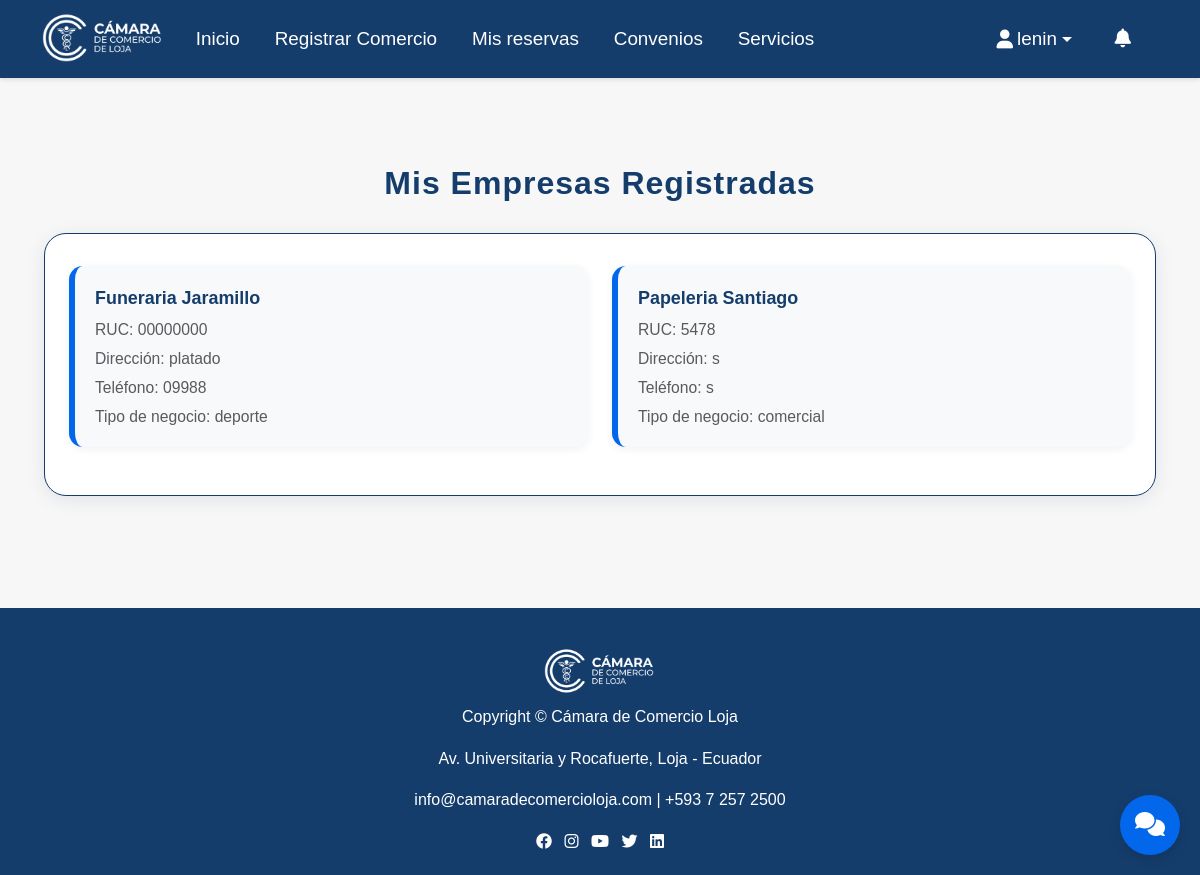
The app's page /mis-empresas/ (signed in) with its own data.
### camara/models.py (models this page shows, shortened)
class Usuario(AbstractUser):
    TIPO_USUARIO_CHOICES = [
        ('socio', 'Socio'),
        ('visitante', 'Visitante'),
        ('empresa', 'Empresa'),
    ]
    nombre = models.CharField(max_length=255)
    tipo_usuario = models.CharField(max_length=10, choices=TIPO_USUARIO_CHOICES)
    cedula = models.CharField(max_length=20, unique=True, null=True, blank=True)
    email = models.EmailField(unique=True)
    telefono = models.CharField(max_length=20, null=True, blank=True)
    red_social_preferida = models.CharField(max_length=100, null=True, blank=True)
    aprobado = models.BooleanField(default=False)
    debe_cambiar_contrasena = models.BooleanField(default=False)
    fecha_contrasena_temporal = models.DateTimeField(null=True, blank=True)
    groups = models.ManyToManyField(
        Group,
        related_name='usuario_set',
        blank=True,
        help_text='The groups this user belongs to.',
        verbose_name='groups'
    )
    user_permissions = models.ManyToManyField(
        Permission,
        related_name='usuario_set',
        blank=True,
        help_text='Specific permissions for this user.',
        verbose_name='user permissions'
    )

class Empresa(models.Model):
    nombre = models.CharField(max_length=255)
    direccion = models.TextField(null=True, blank=True)
    telefono = models.CharField(max_length=20, null=True, blank=True)
    tipo_negocio = models.CharField(max_length=100, null=True, blank=True)
    ruc = models.CharField(max_length=20, unique=True)
    representante = models.ForeignKey(Usuario, on_delete=models.SET_NULL, null=True)

### camara/views.py (the view)
# urls.py: path('mis-empresas/', views.mis_empresas, name='mis_empresas'),
def mis_empresas(request):
    empresas = Empresa.objects.filter(representante=request.user)
    return render(request, 'vista_socio_registrado/mis_empresas.html', {
        'empresas': empresas
    })

### camara/template/vista_socio_registrado/mis_empresas.html (shortened to what this page needs)
{% extends "master.html" %}
{% load static %}
{% block content %}
<div class="container mt-5">
    <div class="empresas-section-title mb-4">Mis Empresas Registradas</div>
    <div class="empresas-card-group">
        <div class="row">
            {% for empresa in empresas %}
            <div class="col-md-6 mb-4">
                <div class="empresa-item">
                    <strong>{{ empresa.nombre }}</strong>
                    <span class="text-muted">RUC: {{ empresa.ruc }}</span>
                    {% if empresa.direccion %}
                    <span class="text-muted">Dirección: {{ empresa.direccion }}</span>
                    {% endif %}
                    {% if empresa.telefono %}
                    <span class="text-muted">Teléfono: {{ empresa.telefono }}</span>
                    {% endif %}
                    {% if empresa.tipo_negocio %}
                    <span class="text-muted">Tipo de negocio: {{ empresa.tipo_negocio }}</span>
                    {% endif %}
                </div>
            </div>
            {% empty %}
            <div class="col-12">
                <div class="empresa-item text-muted">No tienes empresas registradas.</div>
            </div>
            {% endfor %}
        </div>
    </div>
</div>
{% endblock %}

### camara/template/master.html (shortened to what this page needs)
{% load static %}
<!DOCTYPE html>
<html lang="es">
<head>
    <link href="https://cdn.jsdelivr.net/npm/bootstrap@5.3.0/dist/css/bootstrap.min.css" rel="stylesheet">
    <link href="https://cdnjs.cloudflare.com/ajax/libs/font-awesome/6.0.0/css/all.min.css" rel="stylesheet">
    <link rel="stylesheet" href="{% static 'css/style.css' %}">
    <link rel="stylesheet" href="{% static 'css/Formularios.css' %}">
    <link rel="stylesheet" href="{% static 'css/admin.css' %}">
    <link rel="stylesheet" href="{% static 'css/afiliacion_detalle.css' %}">
    <link rel="stylesheet" href="{% static 'css/registro.css' %}">
    <link rel="stylesheet" href="{% static 'css/home.css' %}">
</head>
<body>
    <nav class="navbar navbar-expand-lg navbar-custom">
        <div class="container">
            <a class="navbar-brand" href="{% url 'home' %}">
                <img src="{% static 'img/logo2.png' %}" alt="Logo" class="logo-img me-2"
                    style="height:52px;vertical-align:middle;">
            </a>
            <div class="collapse navbar-collapse" id="navbarNav">
                <ul class="navbar-nav me-auto">
                    {% if user.is_authenticated and user.is_superuser %}
                    <li class="nav-item">
                        <a class="nav-link" href="{% url 'admin_home' %}">Panel Admin</a>
                    </li>
                    <li class="nav-item">
                        <a class="nav-link" href="{% url 'admin_convenios_list' %}">Gestionar Convenios</a>
                    </li>
                    <li class="nav-item">
                        <a class="nav-link" href="{% url 'admin_servicios_list' %}">Gestionar Servicios</a>
                    </li>
                    <li class="nav-item">
                        <a class="nav-link" href="{% url 'admin_notificacion' %}">Notificaciones</a>
                    </li>
                    <li class="nav-item">
                        <a class="nav-link" href="{% url 'admin_reservas_list' %}">Reservas</a>
                    </li>
                    {% elif user.is_authenticated and user.tipo_usuario == 'socio' %}
                    <li class="nav-item">
                        <a class="nav-link" href="{% url 'home' %}">Inicio</a>
                    </li>
                    <li class="nav-item">
                        <a class="nav-link" href="{% url 'registro_empresa' %}">Registrar Comercio</a>
                    </li>
                    <li class="nav-item">
                        <a class="nav-link" href="{% url 'historial_reservas' %}">Mis reservas</a>
                    </li>
                    <li class="nav-item">
                        <a class="nav-link" href="{% url 'convenios' %}">Convenios</a>
                    </li>
                    <li class="nav-item">
                        <a class="nav-link" href="{% url 'servicios_publicos' %}">Servicios</a>
                    </li>
                    {% endif %}
                </ul>
                <ul class="navbar-nav align-items-center flex-row">
                    {% if user.is_authenticated %}
                        {% if user.is_superuser or user.is_staff %}
                            <li class="nav-item dropdown">
                                <a class="nav-link dropdown-toggle" href="#" id="navbarDropdownAdmin" role="button"
                                    data-bs-toggle="dropdown">
                                    <i class="fas fa-user-shield me-1"></i>
                                    {% if user.nombre %}
                                        {{ user.nombre }}
                                    {% elif user.first_name %}
                                        {{ user.first_name }}
                                    {% else %}
                                        {{ user.username }}
                                    {% endif %}
                                </a>
                                <ul class="dropdown-menu">
                                    <li><a class="dropdown-item" href="/admin/">Panel Admin</a></li>
                                    <li>
                                        <hr class="dropdown-divider">
                                    </li>
                                    <li><a class="dropdown-item" href="{% url 'logout' %}">Cerrar Sesión</a></li>
                                </ul>
                            </li>
                        {% elif user.tipo_usuario == 'empresa' or user.tipo_usuario == 'socio' %}
                            <li class="nav-item dropdown d-flex align-items-center flex-row">
                                <a class="nav-link dropdown-toggle d-flex align-items-center" href="#" id="navbarDropdown" role="button"
                                    data-bs-toggle="dropdown" aria-expanded="false">
                                    <i class="fas fa-user me-1"></i>
                                    {% if user.nombre %}
                                        {{ user.nombre }}
                                    {% elif user.first_name %}
                                        {{ user.first_name }}
                                    {% else %}
                                        {{ user.username }}
                                    {% endif %}
                                </a>
                                <a class="nav-link position-relative ms-2" href="{% url 'notificaciones' %}" title="Notificaciones"
                                    style="padding-top:0.7rem;padding-bottom:0.7rem;">
                                    <i class="fas fa-bell"></i>
                                </a>
                            </li>
                        {% endif %}
                    {% endif %}
                </ul>
            </div>
        </div>
    </nav>
    <main>
        {% block content %}{% endblock %}
    </main>
    <footer class="footer mt-5">
        <div class="container text-center">
            <img src="{% static 'img/logo2.png' %}" alt="Cámara de Comercio Loja" height="48" class="mb-2">
            <p>Copyright © {{ now|date:"Y" }} Cámara de Comercio Loja</p>
            <p>Av. Universitaria y Rocafuerte, Loja - Ecuador</p>
            <p>
                <a href="mailto:info@camaradecomercioloja.com">info@camaradecomercioloja.com</a> |
                <a href="tel:+59372572500">+593 7 257 2500</a>
            </p>
            <div>
                <a href="https://www.facebook.com/camaraloja" target="_blank" class="me-2"><i
                        class="fa-brands fa-facebook"></i></a>
                <a href="https://www.instagram.com/camara_loja/" target="_blank" class="me-2"><i
                        class="fa-brands fa-instagram"></i></a>
                <a href="https://www.youtube.com/@camaradecomercioloja" target="_blank" class="me-2"><i
                        class="fa-brands fa-youtube"></i></a>
                <a href="https://twitter.com/CamaraLoja" target="_blank" class="me-2"><i
                        class="fa-brands fa-twitter"></i></a>
                <a href="https://www.linkedin.com" target="_blank"><i class="fa-brands fa-linkedin"></i></a>
            </div>
        </div>
    </footer>
    <button id="chatbot-toggle" class="chatbot-toggle" title="Asistente Virtual">
        <i class="fas fa-comments"></i>
    </button>
</body>
</html>

### camara/static/css/style.css (style rules this page uses)
:root { --color-logo: #153D6C; --color-azul-brillante: #0367EC; --color-dorado: #B48314; --color-amarillo-claro: #F1DB62; --color-blanco: #FFFFFF; --color-gris-claro: #F8F9FA; --color-gris: #6C757D; --color-oscuro: #212529; }
* { margin: 0; padding: 0; box-sizing: border-box; }
body { font-family: 'Segoe UI', Tahoma, Geneva, Verdana, sans-serif; line-height: 1.6; color: var(--color-oscuro); background-color: var(--color-gris-claro); }
body { font-family: Arial, sans-serif; background: #f7f7f7; margin: 0; padding: 0; }
nav a { color: #fff; margin-right: 1em; text-decoration: none; }
main { padding: 2em; }
footer { background: #003366; color: #fff; text-align: center; padding: 1em; }
.navbar-brand { font-size: 1.5rem !important; font-weight: bold; color: var(--color-logo) !important; }
.navbar-custom { background-color: #153D6C !important; box-shadow: 0 2px 4px rgba(0,0,0,0.1); font-size: 1.25rem; }
.navbar-custom .navbar-nav .nav-link { color: #fff !important; font-weight: 500; font-size: 1.18rem; transition: color 0.3s ease; padding-top: 0.7rem; padding-bottom: 0.7rem; }
.chatbot-toggle { position: fixed; bottom: 20px; right: 20px; background-color: var(--color-azul-brillante); color: var(--color-blanco); border: none; border-radius: 50%; width: 60px; height: 60px; font-size: 1.5rem; box-shadow: 0 4px 12px rgba(0,0,0,0.15); transition: all 0.3s ease; z-index: 1000; }
.footer { background-color: var(--color-logo); color: var(--color-blanco); padding: 40px 0 20px; margin-top: 50px; }
.footer a { color: var(--color-blanco); text-decoration: none; transition: color 0.3s ease; }

### camara/static/css/Formularios.css (style rules this page uses)
:root { --color-logo: #153D6C; --color-azul-brillante: #0367EC; --color-dorado: #B48314; --color-amarillo-claro: #F1DB62; --color-blanco: #FFFFFF; --color-gris-claro: #F8F9FA; --color-gris: #6C757D; --color-oscuro: #212529; }

### camara/static/css/admin.css (style rules this page uses)
.empresas-section-title { font-size: 2rem; font-weight: bold; color: var(--color-logo); margin-bottom: 32px; text-align: center; letter-spacing: 1px; }
.empresas-card-group { background: var(--color-blanco); border-radius: 22px; box-shadow: 0 4px 18px rgba(21,61,108,0.10); padding: 32px 24px 24px 24px; margin-bottom: 32px; border: 1.5px solid var(--color-logo); }
.empresa-item { background: var(--color-gris-claro); border-radius: 14px; box-shadow: 0 2px 8px rgba(21,61,108,0.07); margin-bottom: 18px; padding: 18px 20px; border-left: 6px solid var(--color-azul-brillante); transition: box-shadow 0.2s, border-color 0.2s; display: flex; flex-direction: column; gap: 4px; }
.empresa-item:last-child { margin-bottom: 0; }
.empresa-item strong { color: var(--color-logo); font-size: 1.12rem; }
.empresa-item .text-muted { font-size: 0.98em; }

### camara/static/css/afiliacion_detalle.css (style rules this page uses)
:root { --color-logo: #153D6C; --color-azul-brillante: #0367EC; --color-dorado: #B48314; --color-amarillo-claro: #F1DB62; --color-blanco: #FFFFFF; --color-gris-claro: #F8F9FA; --color-gris: #6C757D; --color-oscuro: #212529; }

### camara/static/css/registro.css (style rules this page uses)
:root { --color-logo: #153D6C; --color-azul: #0367EC; --color-dorado: #B48314; --color-amarillo: #F1DB62; --color-blanco: #fff; --color-gris-claro: #F8F9FA; --color-gris: #E9ECEF; }

### records on screen
Usuario: nombre "lenin"
Empresa: nombre "Funeraria Jaramillo", ruc "00000000", direccion "platado", telefono "09988", tipo_negocio "deporte"
Empresa: nombre "Papeleria Santiago", ruc "5478", direccion "s", telefono "s", tipo_negocio "comercial"
